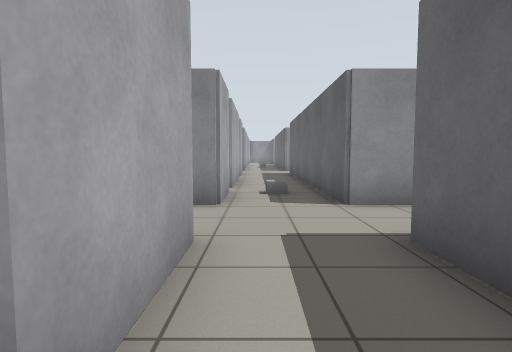
View 1 (above)

23 first-person views from a walk through a Gazebo world. The camera is 0.94 m above the floor, tilts 4° down and sees 80° across. Floor lines are 1 m apart. The floor is counted in squares, 1 m on a side. Each view is taken from the middle of a square. On the plan, view 1 faces up. The plan holds only what a view shows up to about 11 squares ahead; the rest is blank. The place goes on beyond the plan.

View 2
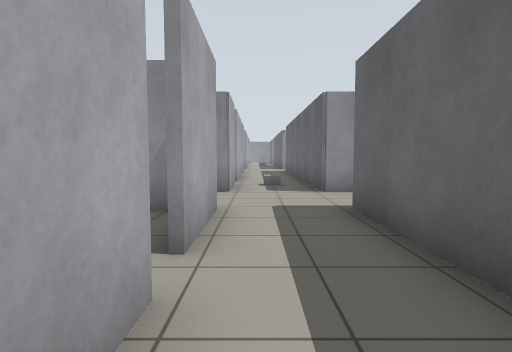

View 3
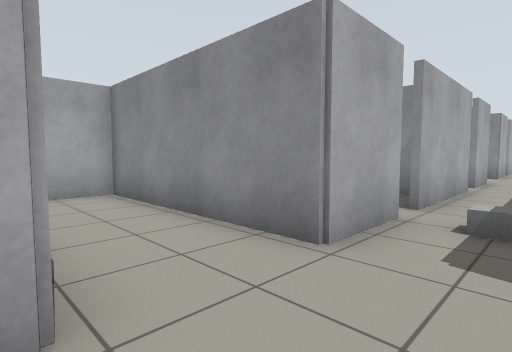

View 4
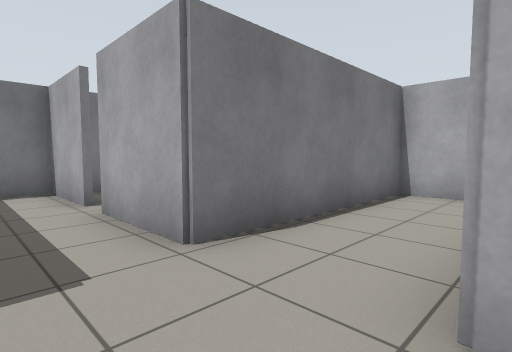

View 5
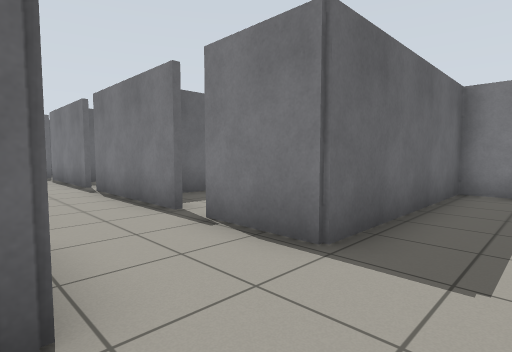

View 6
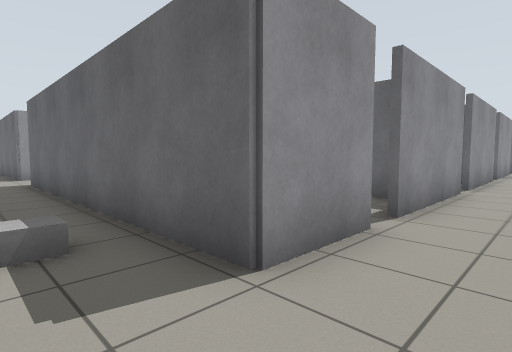

View 7
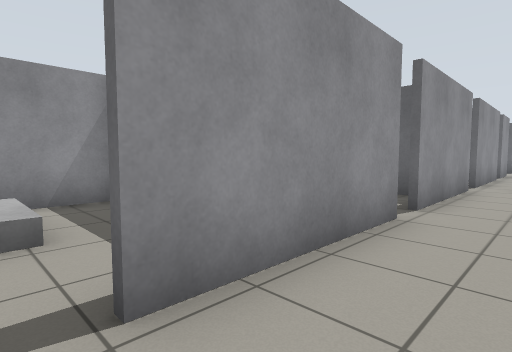

View 8
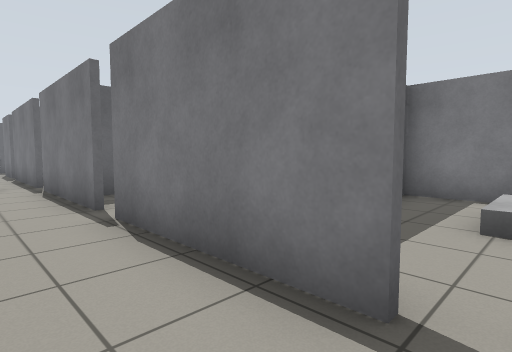

View 9
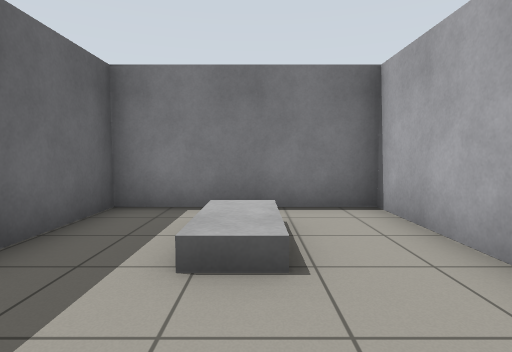

View 10
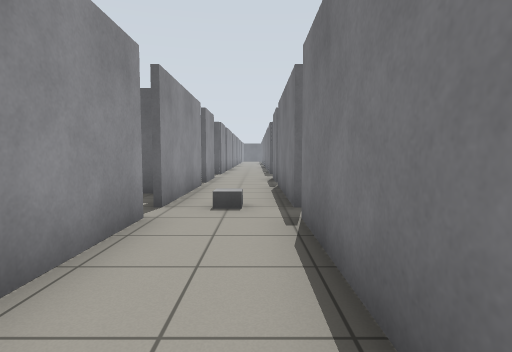

View 11
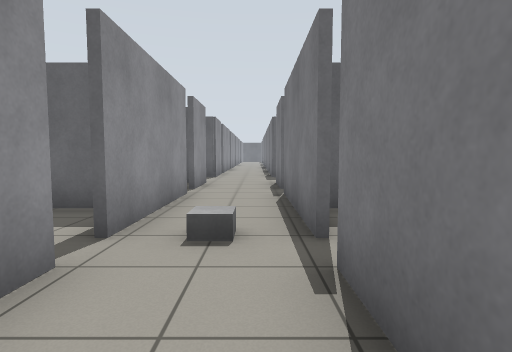

View 12
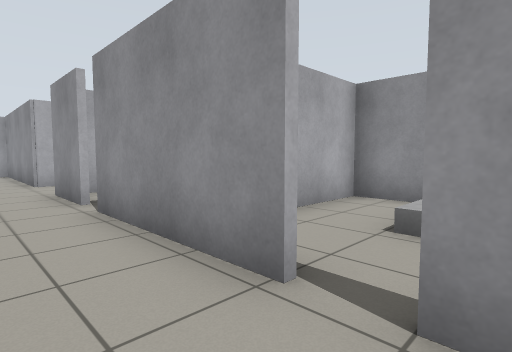

View 13
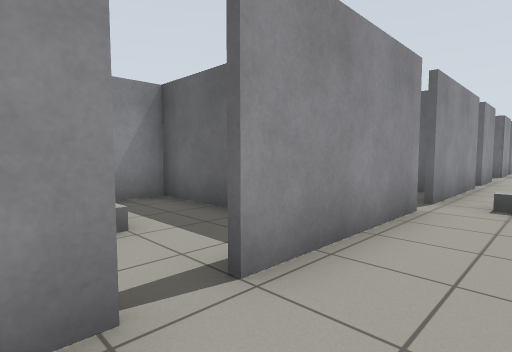

View 14
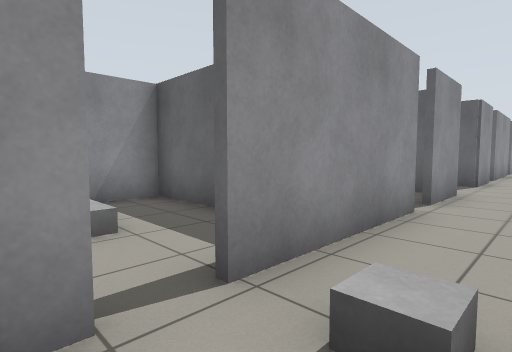

View 15
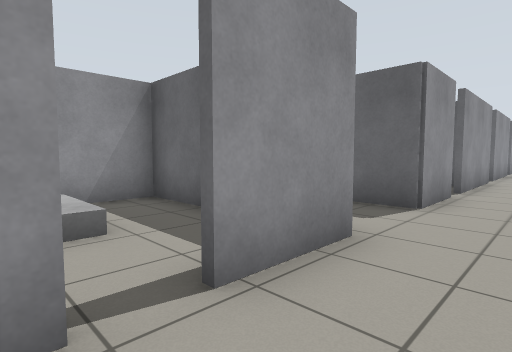

View 16
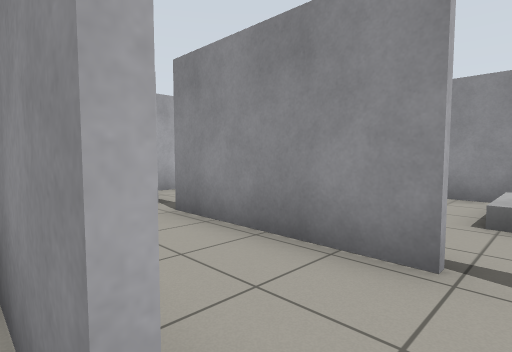

View 17
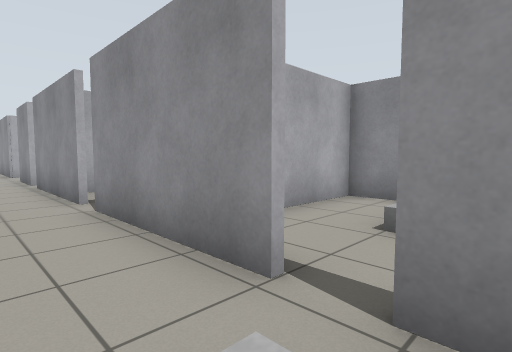

View 18
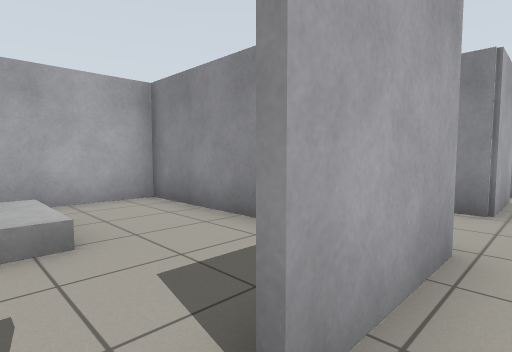

View 19
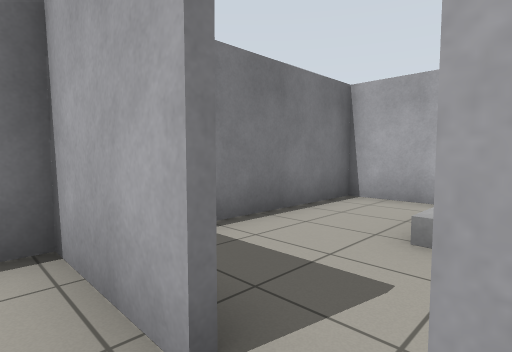

View 20
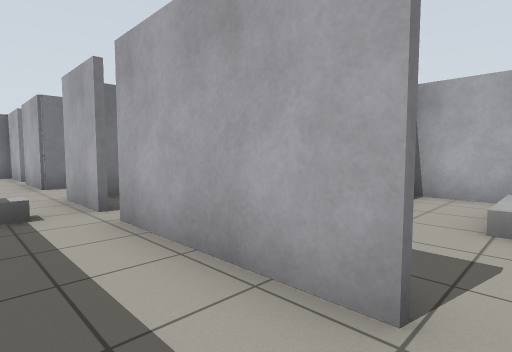

View 21
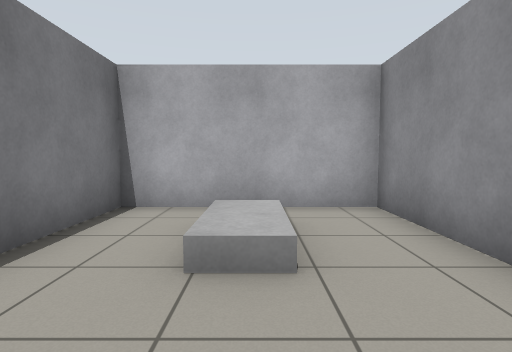

View 22
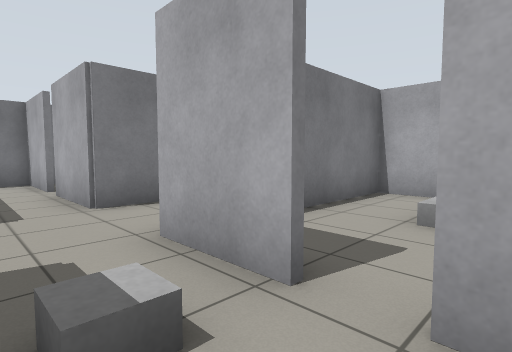

View 23
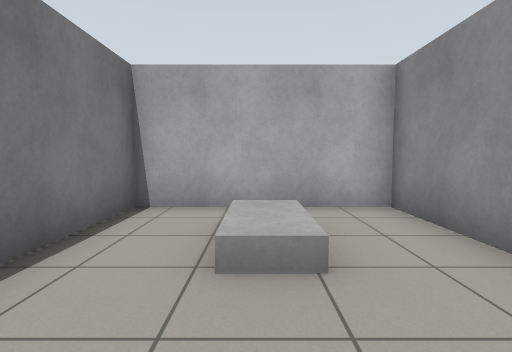

### Floor plan
Ten units are one square. View 1 is at (0, 0); x grows to the right and y downward. Boxes are objects, and circles mark ways between rooms. Rooms are numbered by the first view taken in them; rooms with no view inside come last. Other rooms are left out.
<svg viewBox="-70 -157 287 187">
<path fill="none" stroke="#000" d="M-6 -57 -65 -57M-7 0 -7 24 20 24M17 25 17 -32M-65 -33 -7 -33 -7 -8M-64 -60 -64 -31M-7 -125 -7 -85M-35 -152 -64 -152 -64 -110M-65 -106 -38 -106M17 -56 17 -152M95 -33 135 -33M86 -57 46 -57M135 -57 95 -57M144 -33 184 -33M46 -33 86 -33M184 -57 144 -57M18 -5 18 25M20 24 65 24 65 -21M-38 -104 -65 -104M-64 -110 -64 -60M-65 -58 -34 -58M128 -104 102 -104M163 -61 163 -104 148 -104M116 -105 116 -68M-64 -31 -64 24 -12 24M-15 -32 -65 -32M212 -85 212 -104 172 -104M212 -61 212 -66M82 -104 67 -104 67 -82M114 -61 114 -105M65 -65 65 -70M62 -104 45 -104"/>
<rect x="-55" y="-135" width="20" height="10" fill="#bbb"><title>grey box</title></rect>
<rect x="-15" y="-75" width="10" height="10" fill="#bbb"><title>grey box</title></rect>
<rect x="-15" y="-145" width="10" height="10" fill="#bbb"><title>grey box</title></rect>
<rect x="-5" y="-75" width="10" height="10" fill="#bbb"><title>grey box</title></rect>
<rect x="25" y="-35" width="10" height="10" fill="#bbb"><title>grey box</title></rect>
<rect x="135" y="-45" width="10" height="10" fill="#bbb"><title>grey box</title></rect>
<rect x="195" y="-35" width="10" height="10" fill="#bbb"><title>grey box</title></rect>
<rect x="35" y="-5" width="10" height="20" fill="#bbb"><title>grey box</title></rect>
<rect x="-55" y="-85" width="20" height="10" fill="#bbb"><title>grey box</title></rect>
<rect x="135" y="-95" width="10" height="20" fill="#bbb"><title>grey box</title></rect>
<rect x="-55" y="-15" width="30" height="20" fill="#bbb"><title>grey box</title></rect>
<rect x="185" y="-95" width="10" height="20" fill="#bbb"><title>grey box</title></rect>
<rect x="195" y="-65" width="10" height="10" fill="#bbb"><title>grey box</title></rect>
<rect x="85" y="-95" width="10" height="20" fill="#bbb"><title>grey box</title></rect>
<rect x="25" y="-65" width="10" height="10" fill="#bbb"><title>grey box</title></rect>
<rect x="35" y="-95" width="10" height="20" fill="#bbb"><title>grey box</title></rect>
<circle cx="5" cy="-60" r="3" fill="#2a7"/>
<circle cx="20" cy="-45" r="3" fill="#2a7"/>
<circle cx="-10" cy="-5" r="3" fill="#2a7"/>
<circle cx="-10" cy="-75" r="3" fill="#2a7"/>
<circle cx="35" cy="-30" r="3" fill="#2a7"/>
<circle cx="140" cy="-60" r="3" fill="#2a7"/>
<circle cx="195" cy="-60" r="3" fill="#2a7"/>
<circle cx="90" cy="-60" r="3" fill="#2a7"/>
<circle cx="35" cy="-60" r="3" fill="#2a7"/>
<text x="0" y="-30">1</text>
<text x="-20" y="-120">2</text>
<text x="110" y="-40">3</text>
<text x="40" y="0">4</text>
<text x="-40" y="-90">5</text>
<text x="140" y="-80">6</text>
<text x="-40" y="-10">7</text>
<text x="190" y="-80">8</text>
<text x="90" y="-80">9</text>
<text x="40" y="-80">10</text>
</svg>
Room 1 opens to room 2. Room 1 opens to room 3. Room 1 opens to room 7. Room 2 opens to room 5. Room 3 opens to room 4. Room 3 opens to room 6. Room 3 opens to room 8. Room 3 opens to room 9. Room 3 opens to room 10.

Where each view was taken, in squares from view 1:
view 1: 0 up, 0 right, facing up
view 2: 2 down, 0 right, facing up
view 3: 3 up, 1 right, facing up-left
view 4: 6 up, 1 right, facing down-left
view 5: 6 up, 0 right, facing down-right
view 6: 4 up, 0 right, facing up-right
view 7: 4 up, 4 right, facing up-right
view 8: 5 up, 4 right, facing down-right
view 9: 3 up, 4 right, facing down
view 10: 4 up, 9 right, facing right
view 11: 4 up, 11 right, facing right
view 12: 4 up, 10 right, facing up-left
view 13: 4 up, 8 right, facing up-right
view 14: 4 up, 13 right, facing up-right
view 15: 4 up, 18 right, facing up-right
view 16: 3 up, 19 right, facing up-left
view 17: 4 up, 15 right, facing up-left
view 18: 0 up, 0 right, facing up-left
view 19: 1 up, 0 right, facing down-left
view 20: 13 up, 1 right, facing down-left
view 21: 13 up, 1 left, facing left
view 22: 9 up, 1 right, facing down-left
view 23: 8 up, 1 left, facing left
